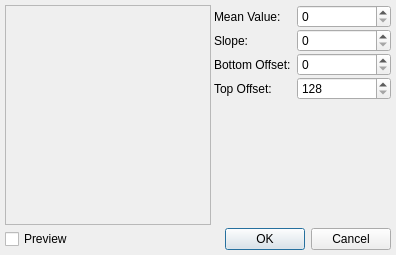
<?xml version="1.0" encoding="UTF-8"?>
<ui version="4.0">
 <class>SigmoidalDialog</class>
 <widget class="QDialog" name="SigmoidalDialog">
  <property name="geometry">
   <rect>
    <x>0</x>
    <y>0</y>
    <width>396</width>
    <height>255</height>
   </rect>
  </property>
  <property name="windowTitle">
   <string>Sigmoidal</string>
  </property>
  <layout class="QHBoxLayout" name="horizontalLayout_4">
   <property name="leftMargin">
    <number>5</number>
   </property>
   <property name="topMargin">
    <number>5</number>
   </property>
   <property name="rightMargin">
    <number>5</number>
   </property>
   <property name="bottomMargin">
    <number>5</number>
   </property>
   <item>
    <layout class="QVBoxLayout" name="verticalLayout_2">
     <property name="spacing">
      <number>3</number>
     </property>
     <item>
      <layout class="QHBoxLayout" name="horizontalLayout_2">
       <item>
        <widget class="QFrame" name="frame">
         <property name="frameShape">
          <enum>QFrame::StyledPanel</enum>
         </property>
         <property name="frameShadow">
          <enum>QFrame::Raised</enum>
         </property>
         <layout class="QHBoxLayout" name="horizontalLayout">
          <property name="leftMargin">
           <number>2</number>
          </property>
          <property name="topMargin">
           <number>2</number>
          </property>
          <property name="rightMargin">
           <number>2</number>
          </property>
          <property name="bottomMargin">
           <number>2</number>
          </property>
          <item>
           <widget class="QCustomPlot" name="plotArea" native="true">
            <property name="minimumSize">
             <size>
              <width>200</width>
              <height>200</height>
             </size>
            </property>
           </widget>
          </item>
         </layout>
        </widget>
       </item>
       <item>
        <layout class="QVBoxLayout" name="verticalLayout">
         <item>
          <layout class="QFormLayout" name="formLayout">
           <property name="verticalSpacing">
            <number>1</number>
           </property>
           <item row="0" column="0">
            <widget class="QLabel" name="label">
             <property name="text">
              <string>Mean Value: </string>
             </property>
            </widget>
           </item>
           <item row="0" column="1">
            <widget class="QSpinBox" name="spMeanValue">
             <property name="maximum">
              <number>255</number>
             </property>
             <property name="singleStep">
              <number>5</number>
             </property>
            </widget>
           </item>
           <item row="1" column="0">
            <widget class="QLabel" name="label_2">
             <property name="text">
              <string>Slope: </string>
             </property>
            </widget>
           </item>
           <item row="1" column="1">
            <widget class="QSpinBox" name="spSlope">
             <property name="maximum">
              <number>100</number>
             </property>
             <property name="singleStep">
              <number>1</number>
             </property>
            </widget>
           </item>
           <item row="2" column="0">
            <widget class="QLabel" name="label_3">
             <property name="text">
              <string>Bottom Offset: </string>
             </property>
            </widget>
           </item>
           <item row="2" column="1">
            <widget class="QSpinBox" name="spBottom">
             <property name="maximum">
              <number>127</number>
             </property>
             <property name="singleStep">
              <number>5</number>
             </property>
            </widget>
           </item>
           <item row="3" column="0">
            <widget class="QLabel" name="label_4">
             <property name="text">
              <string>Top Offset: </string>
             </property>
            </widget>
           </item>
           <item row="3" column="1">
            <widget class="QSpinBox" name="spTop">
             <property name="minimum">
              <number>128</number>
             </property>
             <property name="maximum">
              <number>255</number>
             </property>
             <property name="singleStep">
              <number>5</number>
             </property>
            </widget>
           </item>
          </layout>
         </item>
        </layout>
       </item>
      </layout>
     </item>
     <item>
      <layout class="QHBoxLayout" name="horizontalLayout_3">
       <property name="spacing">
        <number>0</number>
       </property>
       <item>
        <widget class="QCheckBox" name="cbPreview">
         <property name="text">
          <string>Preview</string>
         </property>
        </widget>
       </item>
       <item>
        <spacer name="horizontalSpacer">
         <property name="orientation">
          <enum>Qt::Horizontal</enum>
         </property>
         <property name="sizeHint" stdset="0">
          <size>
           <width>40</width>
           <height>20</height>
          </size>
         </property>
        </spacer>
       </item>
       <item>
        <widget class="QDialogButtonBox" name="buttonBox">
         <property name="orientation">
          <enum>Qt::Horizontal</enum>
         </property>
         <property name="standardButtons">
          <set>QDialogButtonBox::Cancel|QDialogButtonBox::Ok</set>
         </property>
        </widget>
       </item>
      </layout>
     </item>
    </layout>
   </item>
  </layout>
 </widget>
 <customwidgets>
  <customwidget>
   <class>QCustomPlot</class>
   <extends>QWidget</extends>
   <header>qcustomplot.h</header>
   <container>1</container>
  </customwidget>
 </customwidgets>
 <resources/>
 <connections>
  <connection>
   <sender>buttonBox</sender>
   <signal>accepted()</signal>
   <receiver>SigmoidalDialog</receiver>
   <slot>accept()</slot>
   <hints>
    <hint type="sourcelabel">
     <x>248</x>
     <y>254</y>
    </hint>
    <hint type="destinationlabel">
     <x>157</x>
     <y>274</y>
    </hint>
   </hints>
  </connection>
  <connection>
   <sender>buttonBox</sender>
   <signal>rejected()</signal>
   <receiver>SigmoidalDialog</receiver>
   <slot>reject()</slot>
   <hints>
    <hint type="sourcelabel">
     <x>316</x>
     <y>260</y>
    </hint>
    <hint type="destinationlabel">
     <x>286</x>
     <y>274</y>
    </hint>
   </hints>
  </connection>
 </connections>
</ui>
